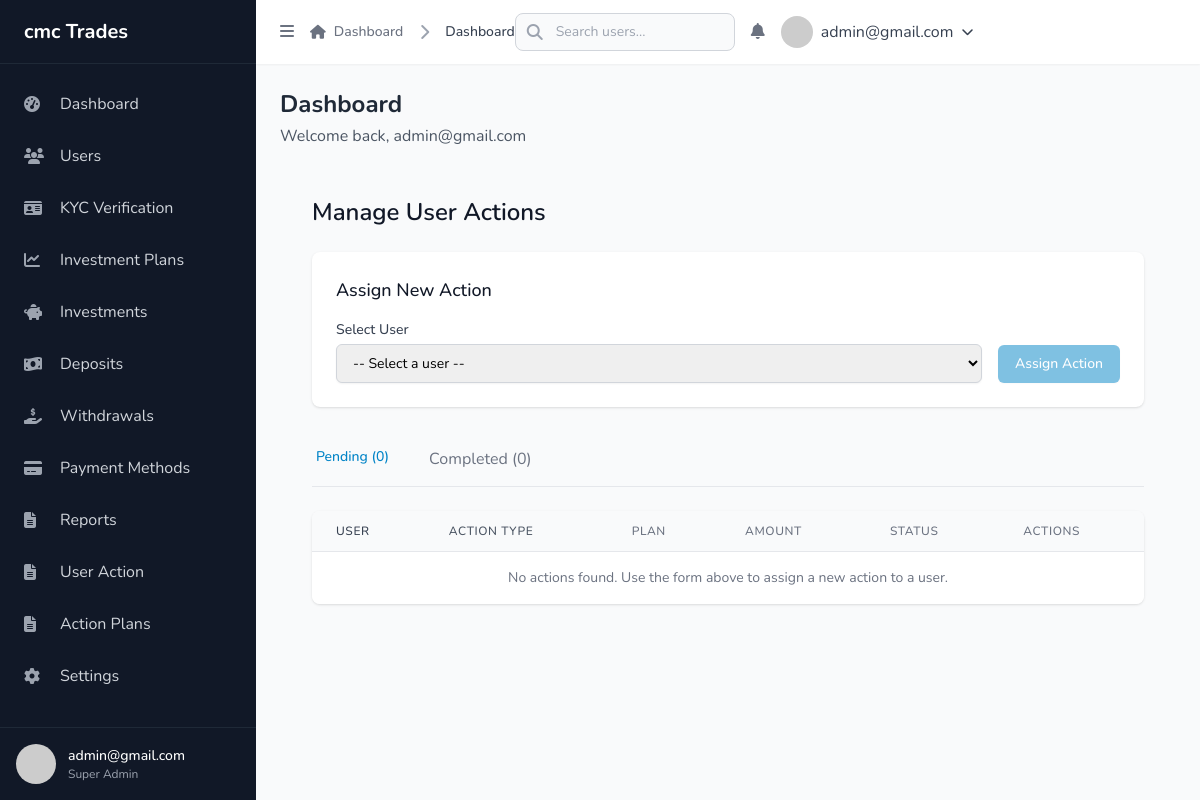
Before: /admin-panel/user-actions/ (signed in) with the older database file.
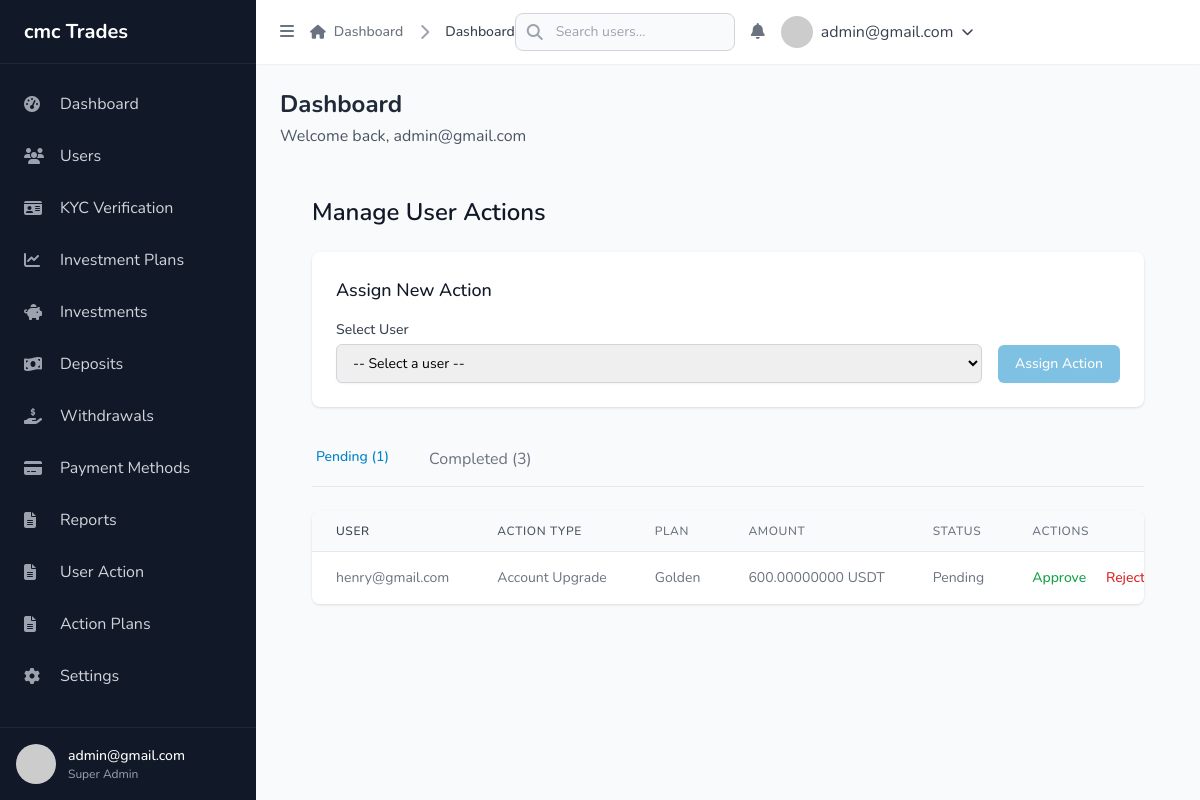
After: the same page with the newer database file.
### user_actions/models.py (models this page shows, shortened)
class UserAction(models.Model):
    ACTION_TYPE_CHOICES = (
        ('account_upgrade', 'Account Upgrade'),
        ('signal_purchase', 'Signal Purchase'),
    )
    STATUS_CHOICES = (
        ('pending', 'Pending'),
        ('completed', 'Completed'),
        ('rejected', 'Rejected'),
    )
    user = models.ForeignKey(User, on_delete=models.CASCADE, related_name='user_actions')
    action_type = models.CharField(max_length=20, choices=ACTION_TYPE_CHOICES)
    account_upgrade_plan = models.ForeignKey(AccountUpgradePlan, on_delete=models.SET_NULL, null=True, blank=True)
    signal_plan = models.ForeignKey(SignalPlan, on_delete=models.SET_NULL, null=True, blank=True)
    amount = models.DecimalField(max_digits=18, decimal_places=8)  # Amount to be paid in USDT
    status = models.CharField(max_length=20, choices=STATUS_CHOICES, default='pending')
    transaction = models.ForeignKey('transactions.Transaction', on_delete=models.SET_NULL, null=True, blank=True)
    created_at = models.DateTimeField(auto_now_add=True)
    updated_at = models.DateTimeField(auto_now=True)
    class Meta:
        verbose_name = "User Action"
        verbose_name_plural = "User Actions"

class AccountUpgradePlan(models.Model):
    name = models.CharField(max_length=100)
    description = models.TextField()
    cost = models.DecimalField(max_digits=18, decimal_places=8)  # Cost in USDT
    duration_days = models.PositiveIntegerField()  # Duration of the upgrade
    is_active = models.BooleanField(default=True)
    created_at = models.DateTimeField(auto_now_add=True)
    updated_at = models.DateTimeField(auto_now=True)
    class Meta:
        verbose_name = "Account Upgrade Plan"
        verbose_name_plural = "Account Upgrade Plans"

### accounts/models.py (models this page shows, shortened)
class User(AbstractUser):
    username = None
    email = models.EmailField('email address', unique=True)
    USERNAME_FIELD = 'email'
    REQUIRED_FIELDS = []
    objects = UserManager()

### admin_panel/views.py (the view)
# urls.py: path('user-actions/', views.manage_user_actions, name='manage_user_actions'),
@login_required
@user_passes_test(is_admin)
def manage_user_actions(request):
    active_tab = request.GET.get('tab', 'pending')
    if active_tab == 'completed':
        actions = UserAction.objects.filter(status='completed').order_by('-created_at')
    else:
        actions = UserAction.objects.filter(status='pending').order_by('-created_at')
    paginator = Paginator(actions, 20)
    page_number = request.GET.get('page')
    actions_page = paginator.get_page(page_number)
    pending_count = UserAction.objects.filter(status='pending').count()
    completed_count = UserAction.objects.filter(status='completed').count()
    users = User.objects.filter(is_staff=False, is_active=True).order_by('email')
    print(f"Users found: {users.count()}")
    if users.exists():
        print(f"Sample users: {list(users.values('id', 'email', 'is_staff', 'is_active')[:5])}")
    context = {
        'actions': actions_page,
        'active_tab': active_tab,
        'pending_count': pending_count,
        'completed_count': completed_count,
        'users': users,
    }
    return render(request, 'admin_panel/manage_user_actions.html', context)

### admin_panel/context_processors.py (called while the page is built)
def system_settings(request):
    return {
        'system_settings': get_system_settings()
    }

### admin_panel/models.py (called while the page is built)
    @classmethod
    def get_settings(cls):
        settings, created = cls.objects.get_or_create(pk=1)
        return settings

### admin_panel/utils.py (called while the page is built)
def get_system_settings(refresh=False):
    if not refresh:
        cached_settings = cache.get(SETTINGS_CACHE_KEY)
        if cached_settings:
            return cached_settings
    try:
        settings_obj = SystemSettings.get_settings()
        settings_dict = {}
        for field in settings_obj._meta.fields:
            field_name = field.name
            if field_name not in ['id', 'created_at', 'updated_at']:
                settings_dict[field_name] = getattr(settings_obj, field_name)
        cache.set(SETTINGS_CACHE_KEY, settings_dict, SETTINGS_CACHE_TIMEOUT)
        return settings_dict
    except Exception as e:
        logger.error(f"Error retrieving system settings: {str(e)}")
        return {}

### admin_panel/views.py (called while the page is built)
def is_admin(user):
    return user.is_superuser or user.is_staff

### notifications/utils.py (called while the page is built)
def get_unread_notifications_count(user):
    return Notification.objects.filter(user=user, is_read=False).count()

### admin_panel/templates/admin_panel/manage_user_actions.html (shortened to what the changed rows need)
{% extends 'admin_panel/base.html' %}
{% block content %}
<div class="max-w-7xl mx-auto py-6 sm:px-6 lg:px-8">
    <h1 class="text-2xl font-semibold text-gray-900 dark:text-white">Manage User Actions</h1>
    <div class="mt-6 bg-white dark:bg-gray-800 shadow overflow-hidden sm:rounded-lg">
        <div class="px-4 py-5 sm:p-6">
            <h2 class="text-lg font-medium text-gray-900 dark:text-white">Assign New Action</h2>
        </div>
    </div>
    <div class="mt-6">
        <div class="border-b border-gray-200">
            <nav class="-mb-px flex space-x-8">
                <a href="?tab=pending" class="{% if active_tab == 'pending' %}border-primary-500 text-primary-600{% else %}border-transparent text-gray-500 hover:text-gray-700 hover:border-gray-300{% endif %} px-1 py-4 text-sm font-medium">
                    Pending ({{ pending_count }})
                </a>
                <a href="?tab=completed" class="{% if active_tab == 'completed' %}border-primary-500 text-primary-600{% else %}border-transparent text-gray-500 hover:text-gray-700 hover:border-gray-300{% endif %} px-1 py-4 text-blue-white">
                    Completed ({{ completed_count }})
                </a>
            </nav>
        </div>
        <div class="mt-6 bg-white dark:bg-gray-800 shadow overflow-hidden sm:rounded-lg">
            <table class="min-w-full divide-y divide-gray-200 dark:divide-gray-700">
                <thead class="bg-gray-50 dark:bg-gray-700">
                    <tr>
                        <th class="px-6 py-3 text-left text-xs font-medium text-gray-700 dark:text-gray-300 uppercase tracking-wider">User</th>
                        <th class="px-6 py-3 text-left text-xs font-medium text-gray-600 dark:text-gray-300 uppercase tracking-wider">Action Type</th>
                        <th class="px-6 py-3 text-left text-xs font-medium text-gray-500 dark:text-gray-300 uppercase tracking-wider">Plan</th>
                        <th class="px-6 py-3 text-left text-xs font-medium text-gray-500 dark:text-gray-400 uppercase tracking-wider">Amount</th>
                        <th class="px-6 py-3 text-left text-xs font-medium text-gray-500 dark:text-gray-400 uppercase tracking-wider">Status</th>
                        <th class="px-6 py-3 text-left text-xs font-medium text-gray-500 dark:text-gray-400 uppercase tracking-wider">Actions</th>
                    </tr>
                </thead>
                <tbody class="bg-white dark:bg-gray-800 divide-y divide-gray-200 dark:divide-gray-700">
                    {% for action in actions %}
                        <tr>
                            <td class="px-6 py-4 whitespace-nowrap text-sm text-gray-500 dark:text-gray-300">{{ action.user.email }}</td>
                            <td class="px-6 py-4 whitespace-nowrap text-sm text-gray-500 dark:text-gray-300">{{ action.get_action_type_display }}</td>
                            <td class="px-6 py-4 whitespace-nowrap text-sm text-gray-500 dark:text-gray-300">
                                {% if action.action_type == 'account_upgrade' %}
                                    {{ action.account_upgrade_plan.name }}
                                {% else %}
                                    {{ action.signal_plan.name }}
                                {% endif %}
                            </td>
                            <td class="px-6 py-4 whitespace-nowrap text-sm text-gray-500 dark:text-gray-300">{{ action.amount }} USDT</td>
                            <td class="px-6 py-4 whitespace-nowrap text-sm text-gray-500 dark:text-gray-300">{{ action.get_status_display }}</td>
                            <td class="px-6 py-4 whitespace-nowrap text-sm font-medium">
                                {% if action.status == 'pending' %}
                                    <a href="{% url 'approve_action_deposit' action.id %}" class="text-green-600 hover:text-green-900">Approve</a>
                                    <a href="{% url 'reject_action_deposit' action.id %}" class="ml-4 text-red-600 hover:text-red-900">Reject</a>
                                {% else %}
                                    <a href="{% url 'assign_action' action.user.id %}" class="text-blue-600 hover:text-blue-900">Assign Action</a>
                                {% endif %}
                            </td>
                        </tr>
                    {% empty %}
                        <tr>
                            <td colspan="6" class="px-6 py-4 text-center text-sm text-gray-500 dark:text-gray-400">No actions found. Use the form above to assign a new action to a user.</td>
                        </tr>
                    {% endfor %}
                </tbody>
            </table>
        </div>
    </div>
</div>
{% endblock %}

Changed rows visible on the page:
added UserAction: user.email "henry@gmail.com", action_type "Account Upgrade", account_upgrade_plan.name "Golden", amount "600.00000000", status "Pending", shows "Approve"
Other visible differences:
{{ pending_count }}: "0" → "1"
{{ completed_count }}: "0" → "3"
text no longer shown: "No actions found. Use the form above to assign a new action to a user."
